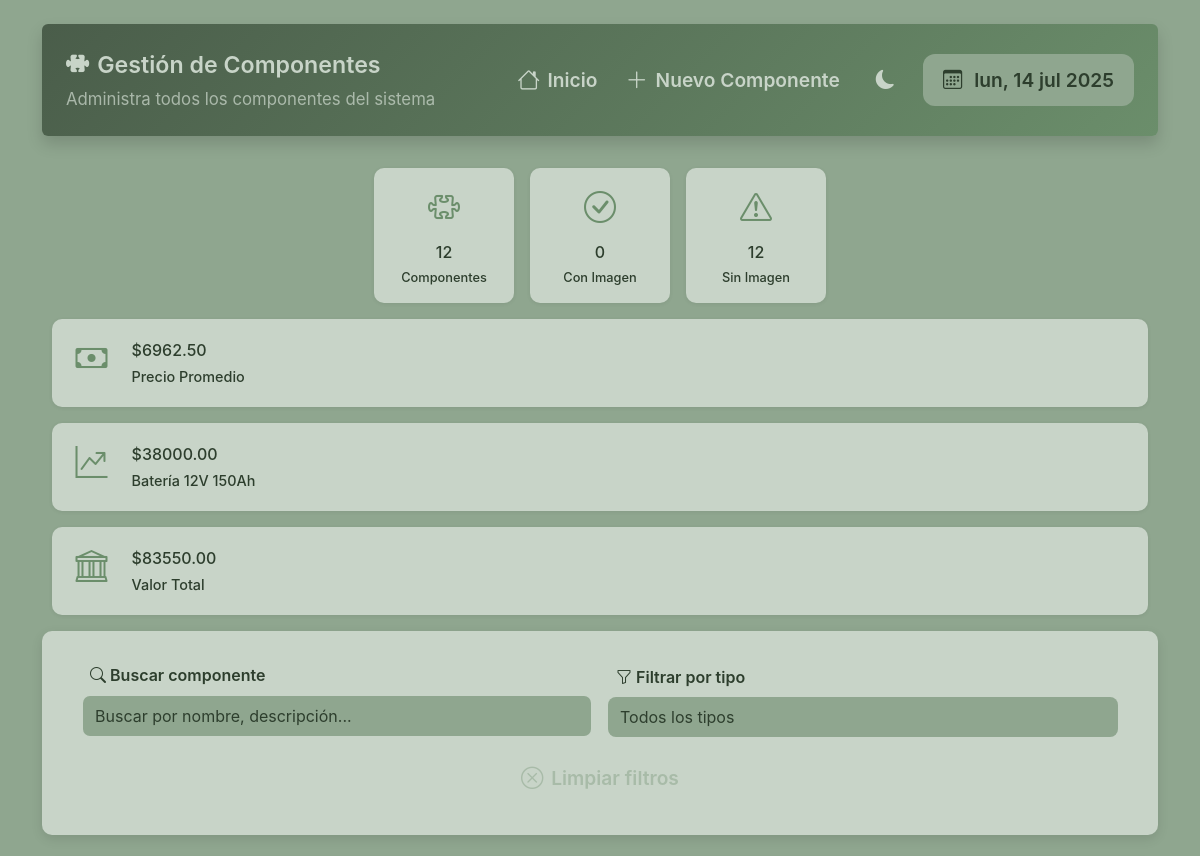
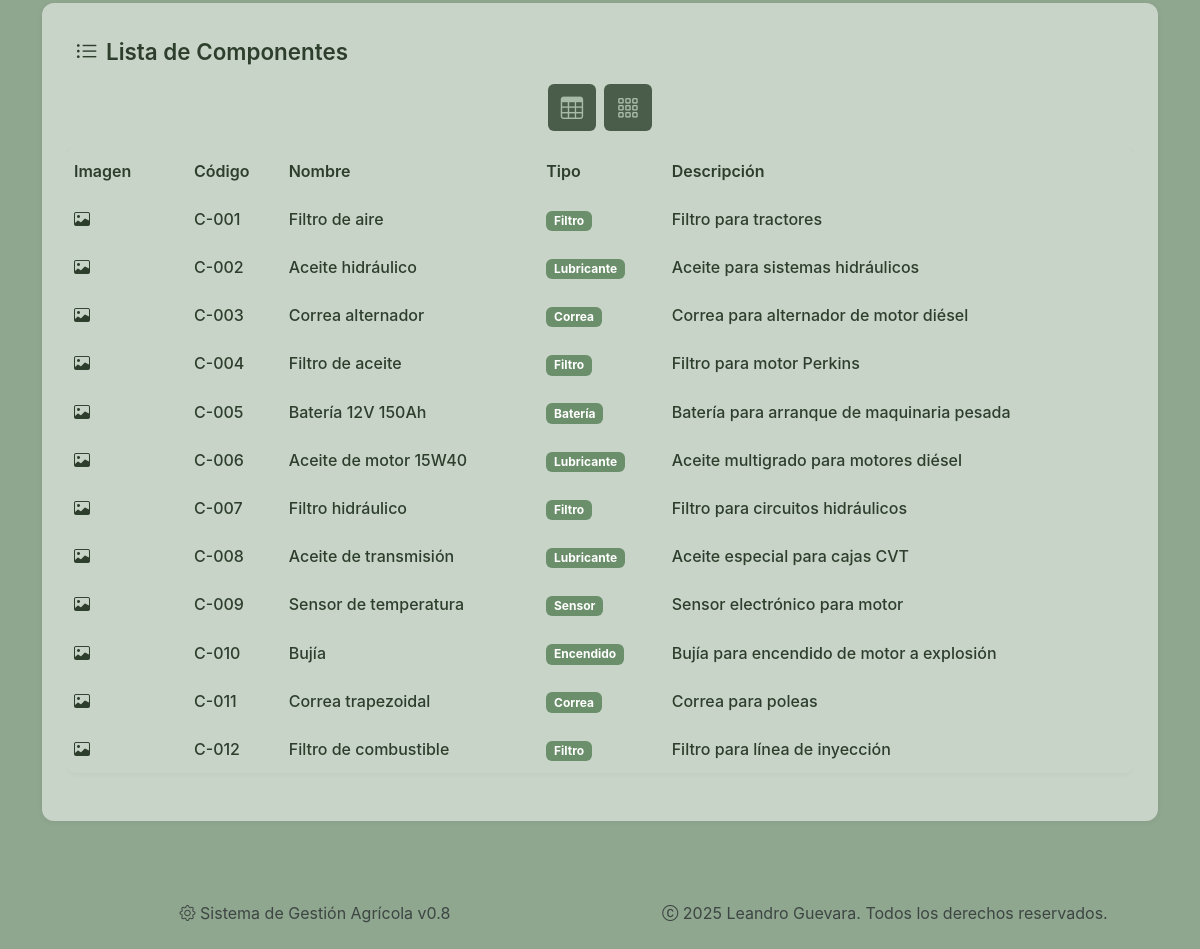
The page /componente/ on the database its author committed (2 pictures, top to bottom).
### tables this page shows
CREATE TABLE componentes (
        ID INTEGER PRIMARY KEY AUTOINCREMENT,
        ID_Componente TEXT UNIQUE,
        Nombre TEXT NOT NULL,
        Descripcion TEXT,
        Tipo TEXT,
        Foto TEXT,
        Marca TEXT,
        Modelo TEXT,
        Precio REAL
    );

### sistema_gestion_agricola/routes/componentes.py (the view)
@componentes_bp.route('/')
def lista_componentes():
    conn = get_db_connection()
    componentes = conn.execute('SELECT * FROM componentes').fetchall()
    conn.close()
    return render_template('componentes/listar.html', componentes=componentes)

### sistema_gestion_agricola/utils/db.py (called while the page is built)
def get_db_connection():
    conn = sqlite3.connect('sistema_gestion_agricola.db', timeout=10)
    conn.row_factory = sqlite3.Row
    return conn

### sistema_gestion_agricola/templates/componentes/listar.html (shortened to what this page needs)
{% extends "base.html" %}
{% block content %}
<div class="page-wrapper">
    <div class="dashboard-header hidden-item p-4 shadow rounded">
        <div class="header-topbar">
            <div class="header-title">
                <h2 class="section-title"><i class="bi bi-puzzle-fill"></i> Gestión de Componentes</h2>
                <p class="section-subtitle d-none d-md-block opacity-75">Administra todos los componentes del sistema</p>
            </div>
            <div class="header-controls">
                <a href="{{ url_for('index') }}"
                    class="btn btn-outline-primary btn-sm ms-2">
                    <i class="bi bi-house"></i>
                    <span class="d-none d-md-block d-md-inline">Inicio</span>
                </a>
                <a href="{{ url_for('componentes.registrar_componente') }}"
                    class="btn btn-outline-primary btn-sm">
                    <i class="bi bi-plus-lg"></i>
                    <span class="d-none d-md-block d-md-inline">Nuevo Componente</span>
                </a>
                <button class="theme-toggle" id="themeToggle">
                    <i class="bi bi-moon-fill" id="themeIcon"></i>
                </button>
                <div class="calendar-badge fs-6 d-none d-lg-block">
                    <i class="bi bi-calendar3"></i> <span id="current-date"></span>
                </div>
            </div>
        </div>
    </div>
    {% if componentes %}
    <div class="auto-grid hidden-item mb-2">
        <div class="stat-card compact hidden-item" data-delay="100">
            <div class="stat-icon"><i class="bi bi-puzzle"></i></div>
            <div class="stat-content">
                <h3>{{ componentes|length }}</h3>
                <p>Componentes</p>
            </div>
        </div>
        <div class="stat-card compact hidden-item" data-delay="200">
            <div class="stat-icon"><i class="bi bi-check-circle"></i></div>
            <div class="stat-content">
                <h3>{{ componentes|selectattr('Foto')|list|length }}</h3>
                <p>Con Imagen</p>
            </div>
        </div>
        <div class="stat-card compact hidden-item" data-delay="300">
            <div class="stat-icon"><i class="bi bi-exclamation-triangle"></i></div>
            <div class="stat-content">
                <h3>{{ componentes|rejectattr('Foto')|list|length }}</h3>
                <p>Sin Imagen</p>
            </div>
        </div>
    </div>
    <div class="stats-grid panel hidden-item mb-3">
        <div class="stat-card panel hidden-item" data-delay="400">
            <div class="stat-icon"><i class="bi bi-cash"></i></div>
            <div class="stat-content">
                <h3>
                    ${{ "%.2f"|format(
                    (componentes|map(attribute='Precio')|select|sum) /
                    (componentes|length if componentes|length > 0 else 1)) }}
                </h3>
                <p>Precio Promedio</p>
            </div>
        </div>
        <div class="stat-card panel hidden-item" data-delay="500">
            <div class="stat-icon"><i class="bi bi-graph-up-arrow"></i></div>
            <div class="stat-content">
                {% set max_comp = componentes|max(attribute='Precio') %}
                <h3>${{ "%.2f"|format(max_comp.Precio) }}</h3>
                <p>{{ max_comp.Nombre }}</p>
            </div>
        </div>
        <div class="stat-card panel hidden-item" data-delay="600">
            <div class="stat-icon"><i class="bi bi-bank"></i></div>
            <div class="stat-content">
                <h3>${{ "%.2f"|format(componentes | map(attribute='Precio') | select | sum) }}</h3>
                <p>Valor Total</p>
            </div>
        </div>
    </div>
    {% endif %}
    {% if componentes %}
    <div class="card-section hidden-item mb-4" style="padding: 2rem 2.5rem;">
        <div class="row g-3 align-items-end">
            <div class="col-md-6 hidden-item">
                <label for="searchInput" class="form-label">
                    <i class="bi bi-search"></i> Buscar componente
                </label>
                <input type="text" class="form-control" id="searchInput" placeholder="Buscar por nombre, descripción...">
            </div>
            <div class="col-md-6 hidden-item">
                <label for="filterType" class="form-label">
                    <i class="bi bi-funnel"></i> Filtrar por tipo
                </label>
                <select class="form-select" id="filterType">
                    <option value="">Todos los tipos</option>
                </select>
            </div>
            <div class="d-flex flex-column flex-md-row gap-2 hidden-item">
                <button type="button" class="btn btn-outline-secondary w-100 w-md-auto" onclick="clearFilters()">
                    <i class="bi bi-x-circle"></i> Limpiar filtros
                </button>
            </div>
        </div>
    </div>
    {% endif %}
    <section class="page-section hidden-item">
        <h3 class="section-title">
                <i class="bi bi-list-ul"></i> Lista de Componentes</h3>
            <div class="view-toggle hidden-item">
                <button class="btn btn-sm btn-outline-secondary hidden-item" onclick="toggleView('table')" id="tableViewBtn">
                    <i class="bi bi-table"></i>
                </button>
                <button class="btn btn-sm btn-outline-secondary hidden-item" onclick="toggleView('cards')" id="cardsViewBtn">
                    <i class="bi bi-grid-3x3-gap"></i>
                </button>
            </div>
        {% if componentes %}
        <div id="tableView" class="table-view hidden-item">
            <div class="table-responsive hidden-item">
                <table class="table table-hover hidden-item align-middle">
                    <thead>
                        <tr>
                            <th class="d-none d-md-table-cell" width="120">Imagen</th>
                            <th>Código</th>
                            <th>Nombre</th>
                            <th class="d-none d-sm-table-cell">Tipo</th>
                            <th class="d-none d-lg-table-cell">Descripción</th>
                        </tr>
                    </thead>
                    <tbody id="componentsTableBody">
                        {% for c in componentes %}
                        <tr class="component-row clickable-row"
                            data-name="{{ c.Nombre|lower }}"
                            data-description="{{ c.Descripcion|lower }}"
                            data-type="{{ c.Tipo or '' }}"
                            data-component-id="{{ c.ID }}">
                            <td class="d-none d-md-table-cell">
                                {% if c.Foto %}
                                    <img src="{{ url_for('static', filename='fotos/componentes/' ~ c.Foto) }}"
                                        class="component-thumb" alt="{{ c.Nombre }}">
                                {% else %}
                                    <div class="component-thumb-placeholder">
                                        <i class="bi bi-image"></i>
                                    </div>
                                {% endif %}
                            </td>
                            <td>
                                <span class="component-code">{{ c.ID_Componente or 'N/A' }}</span>
                            </td>
                            <td>
                                <strong class="component-name">{{ c.Nombre }}</strong>
                            </td>
                            <td class="d-none d-sm-table-cell">
                                {% if c.Tipo %}
                                    <span class="badge" style="background-color: var(--agri-green-primary);">{{ c.Tipo }}</span>
                                {% else %}
                                    <span class="text-muted">No especificado</span>
                                {% endif %}
                            </td>
                            <td class="d-none d-lg-table-cell">
                                <span class="component-description">{{ c.Descripcion[:50] }}{% if c.Descripcion|length > 50 %}...{% endif %}</span>
                            </td>
                        </tr>
                        {% endfor %}
                    </tbody>
                </table>
            </div>
        </div>
                {% for c in componentes %}
                    {% set wrapper_class = "component-card-wrapper" %}
                    {% set card_class = "component-card" %}
                    {% set id = c.ID %}
                    {% set image = url_for('static', filename='fotos/componentes/' ~ c.Foto) if c.Foto else None %}
                    {% set placeholder_icon = "bi bi-puzzle" %}
                    {% set badge_text = c.Tipo or "Sin tipo" %}
                    {% set badge_class = "bg-dark" if c.Tipo else "bg-secondary" %}
                    {% set title = c.Nombre %}
                    {% set descripcion = c.Descripcion or "" %}
                    {% set detalles_recortados = descripcion[:50] ~ ("..." if descripcion|length > 50 else "") %}
                    {% set details = "
                        <strong>Código:</strong> " ~ (c.ID_Componente or "N/A") ~ "<br>" ~
                        ("<strong>Marca:</strong> " ~ c.Marca ~ "<br>" if c.Marca) ~
                        ("<strong>Descripción:</strong> " ~ detalles_recortados if descripcion)
                    %}
                    {% set edit_url = url_for('componentes.editar_componente', id=c.ID) %}
                    {% set data_attrs = {
                        "name": c.Nombre|lower,
                        "description": descripcion|lower,
                        "type": c.Tipo or ""
                    } %}
                {% endfor %}
        {% endif %}
    </section>
{% endblock %}

### sistema_gestion_agricola/static/css/base.css (style rules this page uses)
html, body, div, span, applet, object, iframe, h1, h2, h3, h4, h5, h6, p, blockquote, pre, a, abbr, acronym, address, big, cite, code, del, dfn, em, img, ins, kbd, q, s, samp, small, strike, strong, sub, sup, tt, var, b, u, i, center, dl, dt, dd, ol, ul, li, fieldset, form, label, legend, table, caption, tbody, tfoot, thead, tr, th, td, article, aside, canvas, details, embed, figure, figcaption, footer, header, hgroup, menu, nav, output, ruby, section, summary, time, mark, audio, video { margin: 0; padding: 0; border: 0; font-size: 100%; font: inherit; vertical-align: baseline; box-sizing: border-box; }
article, aside, details, figcaption, figure, footer, header, hgroup, menu, nav, section { display: block; }
body { line-height: 1.5; font-family: 'Inter', 'Segoe UI', Arial, sans-serif; background: var(--bg-color); color: var(--text-color); min-height: 100vh; -webkit-font-smoothing: antialiased; -moz-osx-font-smoothing: grayscale; transition: var(--transition); }
a { color: var(--agri-green, #388e3c); text-decoration: none; transition: color 0.2s; }
input, select, textarea, button { font-family: inherit; font-size: 1rem; border-radius: 6px; border: 1px solid var(--border-color, #e9ecef); padding: 0.5em 0.75em; outline: none; transition: border-color 0.2s, box-shadow 0.2s; }
button { cursor: pointer; border: none; background: none; }
.mb-2 { margin-bottom: 1rem !important; }
.w-100 { width: 100% !important; }
.h-100 { height: 100% !important; }
.d-flex { display: flex !important; }
.flex-column { flex-direction: column !important; }
.gap-2 { gap: 1rem !important; }
*, *::before, *::after { box-sizing: border-box; }

### sistema_gestion_agricola/static/css/theme.css (style rules this page uses)
:root { --agri-green-primary: #6b8e6b; --agri-green-secondary: #8fa68f; --agri-green-tertiary: #a8bba8; --agri-green-dark: #4a5d4a; --agri-green-darker: #3a4a3a; --agri-green-light: #e8f0e8; --agri-green-muted: #c8d4c8; --card-bg: var(--agri-green-primary); --text-color: #2d3e2d; --radius: 8px; --transition: all 0.3s cubic-bezier(.4,2,.6,1); --hover-bg: var(--agri-green-tertiary); --btn-primary: var(--agri-green-primary); --btn-primary-hover: var(--agri-green-tertiary); --btn-secondary: var(--agri-green-primary); --btn-secondary-hover: var(--agri-green-dark); --btn-accent: var(--agri-green-primary); --btn-accent-hover: var(--agri-green-dark); --btn-neutral: var(--agri-green-muted); --btn-neutral-hover: var(--agri-green-secondary); --btn-disabled: var(--agri-green-darker); --btn-disabled-text: var(--agri-green-muted); }
[data-bs-theme="light"] { --bg-color: var(--agri-green-secondary); --text-color: #2d3e2d; --card-bg: var(--agri-green-muted) !important; --header-bg: linear-gradient(135deg, var(--agri-green-dark), var(--agri-green-primary)); --hover-bg: var(--agri-green-tertiary); --hover-text: var(--agri-green-darker); --agri-light: #f8fafc; --agri-dark: #2a2f2a; --btn-bg-primary: var(--agri-green-secondary); --btn-text-primary: var(--agri-green-dark); --btn-border-primary: var(--agri-green-dark); --btn-bg-secondary: var(--agri-green-dark); --btn-text-secondary: var(--agri-green-tertiary); --btn-border-secondary: var(--agri-green-tertiary); --btn-bg-tertiary: var(--agri-green-muted); --btn-text-tertiary: var(--agri-green-darker); --btn-border-tertiary: var(--agri-green-darker); }
body, .card-section, .dashboard-header, .btn, .badge { transition: var(--transition); }

### sistema_gestion_agricola/static/css/custom.css (style rules this page uses)
.stats-grid { display: grid; grid-template-columns: repeat(auto-fit, minmax(160px, 1fr)); gap: 1rem; padding: 0 0.6rem; margin-bottom: 1rem; }
@media (min-width: 1024px) { .stats-grid { grid-template-columns: repeat(4, 1fr); } }
.stat-card { background: var(--card-bg, #fff); border-radius: 10px; box-shadow: 0 1px 4px rgba(0,0,0,0.07); padding: 1rem; display: flex; flex-direction: column; justify-content: center; transition: all 0.4s ease; cursor: default; }
.stat-card.compact { aspect-ratio: 1 / 1; max-width: 140px; max-height: 140px; width: 100%; justify-self: center; justify-content: center; text-align: center; align-items: center; place-items: center; padding: 1rem; }
.stat-icon { width: 48px; height: 48px; border-radius: 50%; display: flex; align-items: center; justify-content: center; font-size: 2rem; color: var(--agri-green-primary, #2e7d32); margin-bottom: 0.5rem; }
.stat-content h3, .stat-content p { margin: 0; font-weight: 550; color: var(--text-color, #222); }
.stat-content p { margin-top: 0.25rem; font-size: 0.9rem; }

### rows shown on the page
componentes: Precio "38000.00", Nombre "Batería 12V 150Ah", ID_Componente "C-005", Tipo "Batería", Descripcion "Batería para arranque de maquinaria pesada"
componentes: ID_Componente "C-001", Nombre "Filtro de aire", Tipo "Filtro", Descripcion "Filtro para tractores"
componentes: ID_Componente "C-002", Nombre "Aceite hidráulico", Tipo "Lubricante", Descripcion "Aceite para sistemas hidráulicos"
componentes: ID_Componente "C-003", Nombre "Correa alternador", Tipo "Correa", Descripcion "Correa para alternador de motor diésel"
componentes: ID_Componente "C-004", Nombre "Filtro de aceite", Tipo "Filtro", Descripcion "Filtro para motor Perkins"
componentes: ID_Componente "C-006", Nombre "Aceite de motor 15W40", Tipo "Lubricante", Descripcion "Aceite multigrado para motores diésel"
componentes: ID_Componente "C-007", Nombre "Filtro hidráulico", Tipo "Filtro", Descripcion "Filtro para circuitos hidráulicos"
componentes: ID_Componente "C-008", Nombre "Aceite de transmisión", Tipo "Lubricante", Descripcion "Aceite especial para cajas CVT"
componentes: ID_Componente "C-009", Nombre "Sensor de temperatura", Tipo "Sensor", Descripcion "Sensor electrónico para motor"
componentes: ID_Componente "C-010", Nombre "Bujía", Tipo "Encendido", Descripcion "Bujía para encendido de motor a explosión"
componentes: ID_Componente "C-011", Nombre "Correa trapezoidal", Tipo "Correa", Descripcion "Correa para poleas"
componentes: ID_Componente "C-012", Nombre "Filtro de combustible", Tipo "Filtro", Descripcion "Filtro para línea de inyección"

### other values the page prints
{{ componentes|length }} "12"
{{ componentes|selectattr('Foto')|list|length }} "0"
{{ componentes|rejectattr('Foto')|list|length }} "12"
{{ "%.2f"|format(componentes | map(attribute='Precio') | select | sum) }} "83550.00"
